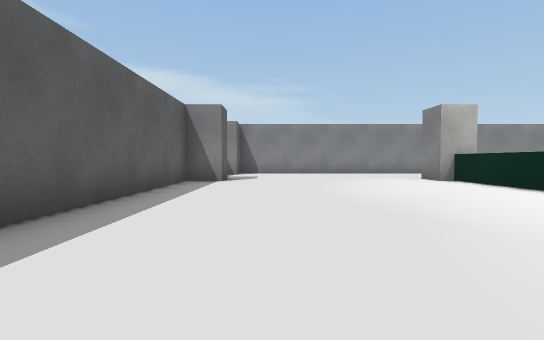
View 1 (above)

16 first-person views from a walk through a scene from a Unity 3-D project. The camera is 0.59 m above the floor, tilts 2° down and sees 85° across. The floor is counted in squares, 1 m on a side. Each view is taken from the middle of a square. On the plan, view 1 faces up. The plan holds only what a view shows up to about 9 squares ahead; the rest is blank.

View 2
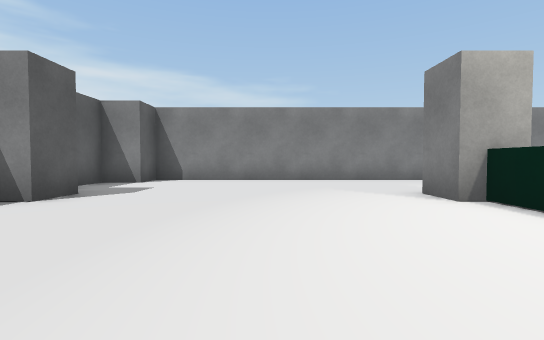

View 3
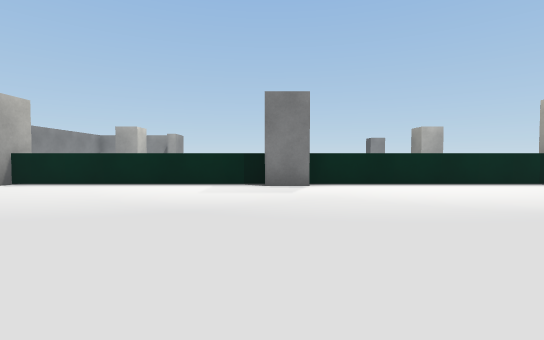

View 4
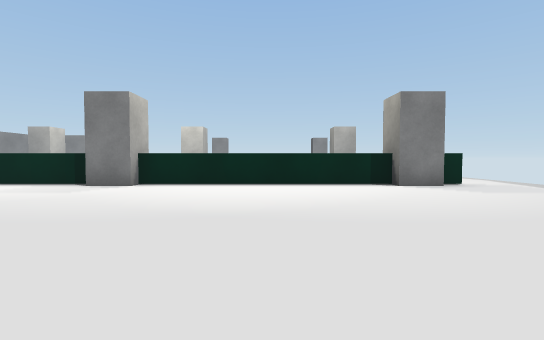

View 5
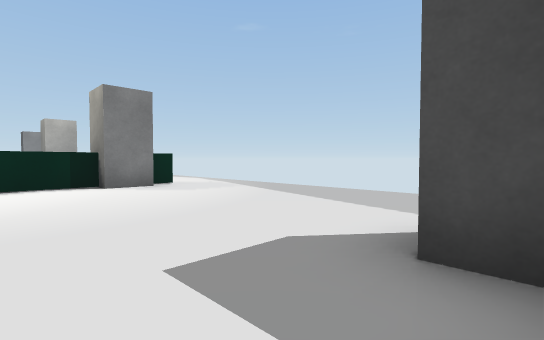

View 6
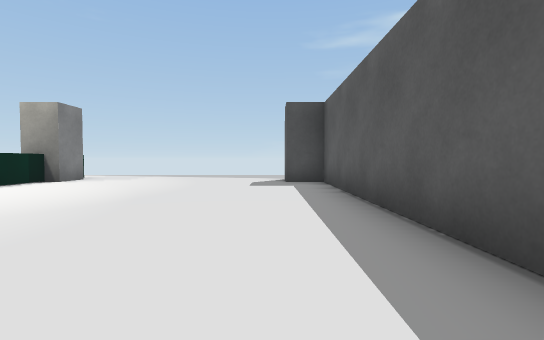

View 7
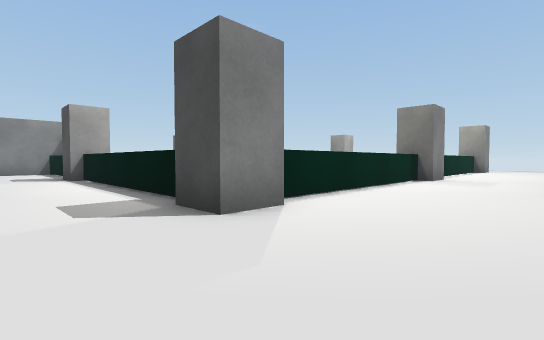

View 8
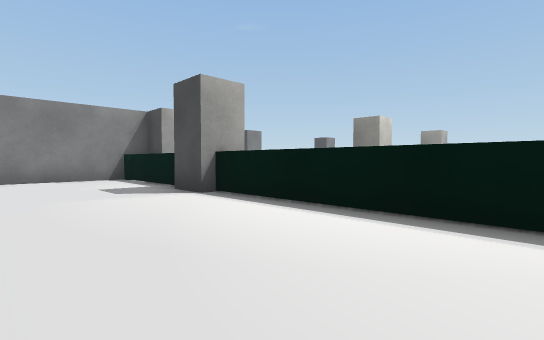

View 9
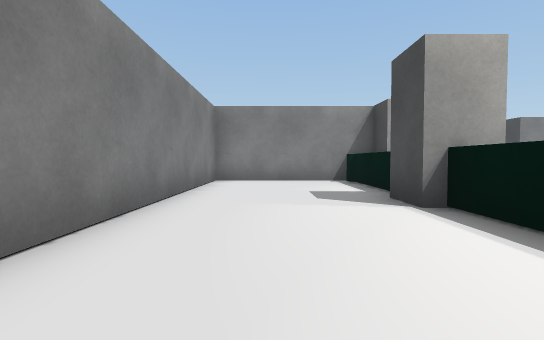

View 10
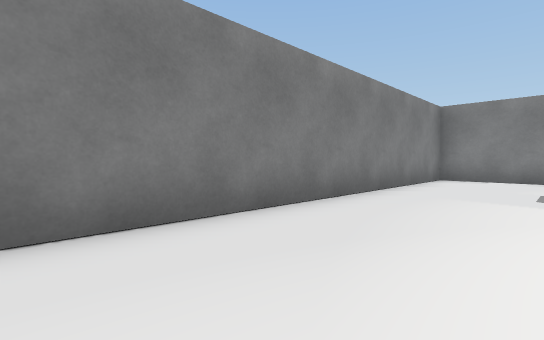

View 11
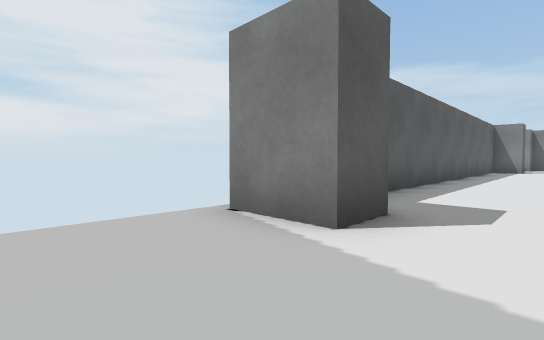

View 12
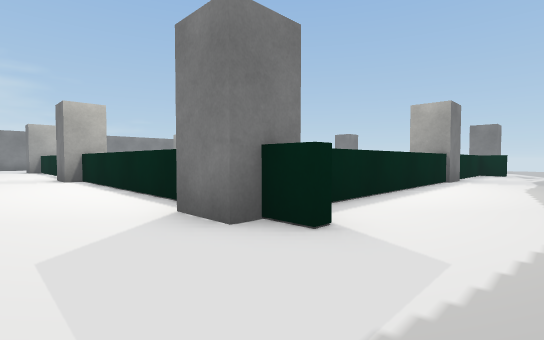

View 13
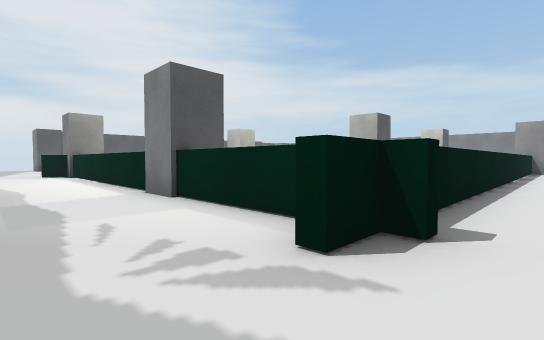

View 14
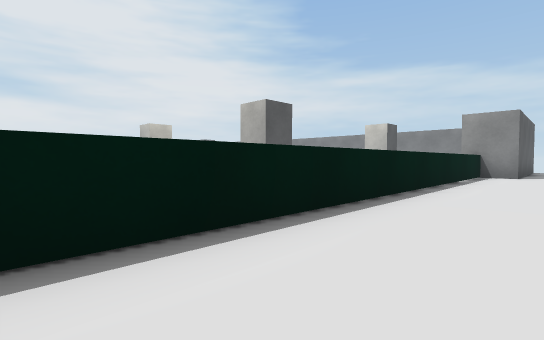

View 15
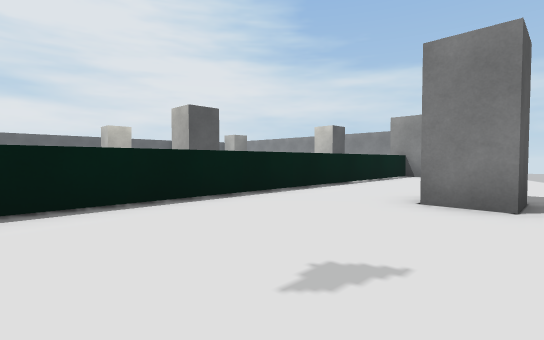

View 16
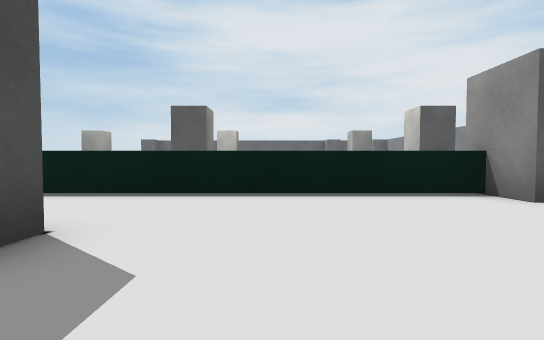

### Floor plan
Points are (right, up) in squares from view 1. A wall is a line through its corners. A room is listed if a view was taken in it or the views show most of it. See-through windows are left out.
Room 1 (views 1, 2, 3, 4, 5, 6, 7, 8, 9, 10, 11, 12)
walls: (5, 2.1) (5, 8.2); (4.6, 1.2) (4.6, 2.2); (4.6, 8.2) (4.6, 9.2) (5.6, 9.2); (6.1, 8.9) (11.6, 8.9); (-1.4, 9.2) (-1.4, 8.2) (-2.4, 8.2) (-2.4, -4.8) (-1.4, -4.8) (-1.4, -5.8) (-2.9, -5.8); (11.6, 8.1) (11.6, 9.2) (12.6, 9.2) (12.6, 8.2) (12, 8.2); (5, -4.9) (5, 1.2); (4.6, -5.8) (4.6, -4.8); (13.1, 8.9) (16, 8.9); (5, -6.6) (5, -5.8); (15.4, 7.6) (15.4, 8.1); (16.4, 8.1) (16.4, 12.6) (-1.4, 12.6) (-1.4, 11.6) (-2.4, 11.6) (-2.4, 10.6)
ways out: opening at (4.5, -7.5) to room 2
Room 2 (views 13, 14, 15, 16)
walls: (18.5, 2.2) (19.1, 2.2); (19.6, 2.2) (19.6, 1.2) (18.5, 1.2); (17, 7.6) (15.4, 7.6); (16.4, -5.8) (16, -5.8) (16, -6.5); (16, 7.8) (16, -4.4); (15.1, -5.8) (4.6, -5.8)
ways out: opening at (4.5, -7.5) to room 1

Positions as (right, up) in squares from view 1, and headings:
1: (0, 0), facing up
2: (2, 4), facing up
3: (-2, 2), facing right
4: (-2, -2), facing right
5: (-2, -3), facing down-right
6: (-1, 3), facing down
7: (2, 11), facing down-right
8: (7, 12), facing down-right
9: (8, 11), facing right
10: (7, 10), facing up-right
11: (0, -8), facing up-left
12: (3, -8), facing up-right
13: (17, -8), facing up-left
14: (18, -4), facing up-left
15: (20, -3), facing up-left
16: (21, 4), facing left
